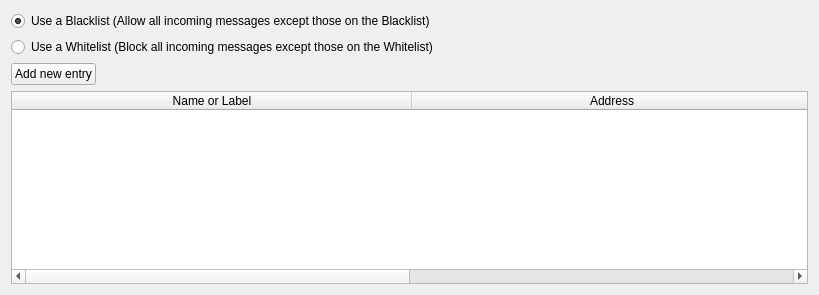
<?xml version="1.0" encoding="UTF-8"?>
<ui version="4.0">
 <class>blacklist</class>
 <widget class="QWidget" name="blacklist">
  <property name="geometry">
   <rect>
    <x>0</x>
    <y>0</y>
    <width>819</width>
    <height>295</height>
   </rect>
  </property>
  <layout class="QGridLayout" name="gridLayout_6">
   <item row="0" column="0" colspan="2">
    <widget class="QRadioButton" name="radioButtonBlacklist">
     <property name="text">
      <string>Use a Blacklist (Allow all incoming messages except those on the Blacklist)</string>
     </property>
     <property name="checked">
      <bool>true</bool>
     </property>
    </widget>
   </item>
   <item row="1" column="0" colspan="2">
    <widget class="QRadioButton" name="radioButtonWhitelist">
     <property name="text">
      <string>Use a Whitelist (Block all incoming messages except those on the Whitelist)</string>
     </property>
    </widget>
   </item>
   <item row="2" column="0">
    <widget class="QPushButton" name="pushButtonAddBlacklist">
     <property name="text">
      <string>Add new entry</string>
     </property>
    </widget>
   </item>
   <item row="2" column="1">
    <spacer name="horizontalSpacer_8">
     <property name="orientation">
      <enum>Qt::Horizontal</enum>
     </property>
     <property name="sizeHint" stdset="0">
      <size>
       <width>689</width>
       <height>20</height>
      </size>
     </property>
    </spacer>
   </item>
   <item row="3" column="0" colspan="2">
    <widget class="STableWidget" name="tableWidgetBlacklist">
     <property name="alternatingRowColors">
      <bool>true</bool>
     </property>
     <property name="selectionMode">
      <enum>QAbstractItemView::SingleSelection</enum>
     </property>
     <property name="selectionBehavior">
      <enum>QAbstractItemView::SelectRows</enum>
     </property>
     <property name="sortingEnabled">
      <bool>true</bool>
     </property>
     <property name="wordWrap">
      <bool>false</bool>
     </property>
     <attribute name="horizontalHeaderCascadingSectionResizes">
      <bool>true</bool>
     </attribute>
     <attribute name="horizontalHeaderDefaultSectionSize">
      <number>400</number>
     </attribute>
     <attribute name="horizontalHeaderHighlightSections">
      <bool>false</bool>
     </attribute>
     <attribute name="horizontalHeaderShowSortIndicator" stdset="0">
      <bool>false</bool>
     </attribute>
     <attribute name="horizontalHeaderStretchLastSection">
      <bool>true</bool>
     </attribute>
     <attribute name="verticalHeaderVisible">
      <bool>false</bool>
     </attribute>
     <column>
      <property name="text">
       <string>Name or Label</string>
      </property>
     </column>
     <column>
      <property name="text">
       <string>Address</string>
      </property>
     </column>
    </widget>
   </item>
  </layout>
 </widget>
 <customwidgets>
  <customwidget>
   <class>STableWidget</class>
   <extends>QTableWidget</extends>
   <header>bitmessageqt.settingsmixin</header>
  </customwidget>
 </customwidgets>
 <connections/>
</ui>
